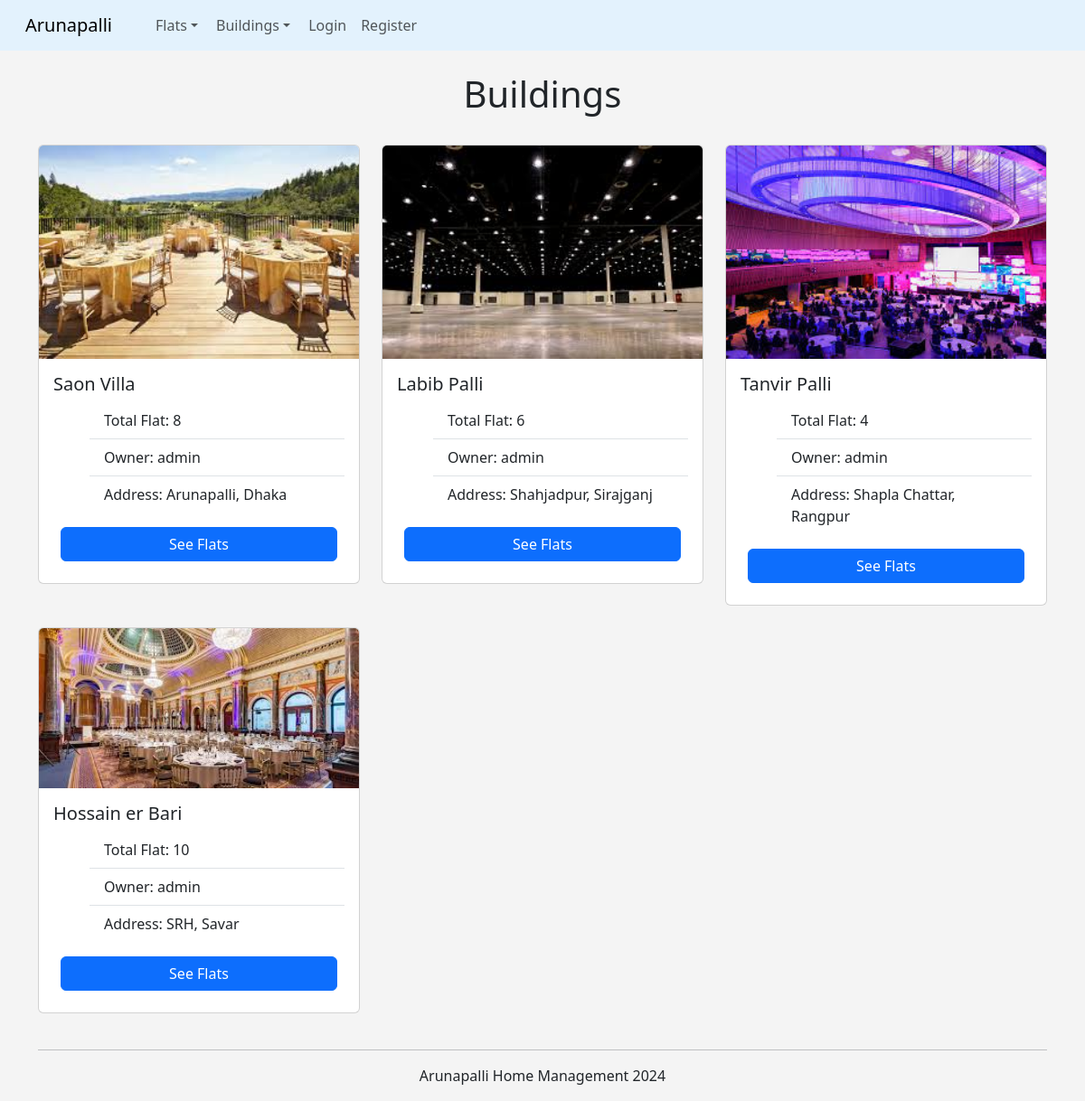
The page /show_buildings on the database its author committed.
### tenant/models.py (models this page shows)
class Building(models.Model):
    name = models.CharField(max_length=100)
    Location = models.CharField(max_length=100)
    District = models.CharField(max_length=100)
    post_code = models.CharField(max_length=10)
    total_flat = models.IntegerField()
    owner = models.ForeignKey(User, on_delete=models.CASCADE)
    building_image = models.ImageField(upload_to='images/', blank=True, null=True)
    def __str__(self):
        return self.name

### tenant/views.py (the view)
# urls.py: path('show_buildings', views.show_buildings, name='show-buildings'),
def show_buildings(request):
    buildings = Building.objects.all()
    return render(request, 'tenants/show_buildings.html', {'buildings': buildings})

### tenant/templates/tenants/show_buildings.html
{% extends "tenants/base.html" %}
{% block content %}
<center>
    <h1>Buildings</h1>
</center>
    <br>
    <div class="row row-cols-1 row-cols-md-3 g-4">
        {% for building in buildings %}
        <div class="col">
          <div class="card">
            <img src="{{ building.building_image.url }}" class="card-img-top" alt="building_image">
            <div class="card-body">
              <h5 class="card-title">{{ building }}</h5>
              <ul class="list-group list-group-flush">
                <li class="list-group-item">Total Flat: {{ building.total_flat }}</li>
                <li class="list-group-item">Owner: {{ building.owner }}</li>
                <li class="list-group-item">Address: {{ building.Location }}, {{ building.District }}</li>
            </div>
            <a href="{% url 'show-flats' building.id %}" class="btn btn-primary mx-4">See Flats</a>
            <br>
          </div>
        </div>
        <br>
        {% endfor %}
      </div>
{% endblock %}

### tenant/templates/tenants/base.html (style rules this page uses)
body { background-color: #f4f4f4; }

### rows shown on the page
Building: building_image (picture), name "Saon Villa", total_flat "8", owner "admin", Location "Arunapalli", District "Dhaka"
Building: building_image (picture), name "Labib Palli", total_flat "6", owner "admin", Location "Shahjadpur", District "Sirajganj"
Building: building_image (picture), name "Tanvir Palli", total_flat "4", owner "admin", Location "Shapla Chattar", District "Rangpur"
Building: building_image (picture), name "Hossain er Bari", total_flat "10", owner "admin", Location "SRH", District "Savar"
